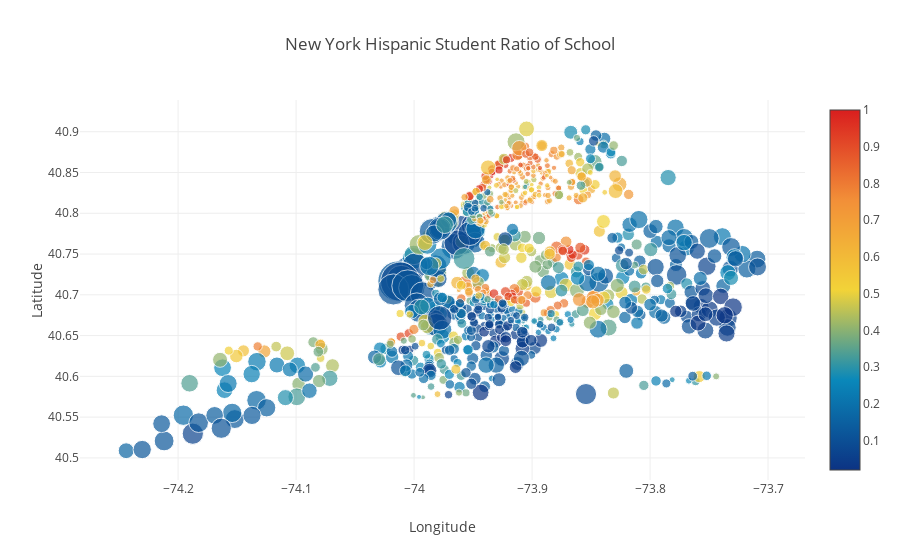

Notebook source saved alongside this figure:
### Code cell
data_his = [
    {
        'x': df['Longitude'],
        'y': df['Latitude'],
        'text': df['School Name'],
        'mode': 'markers',
        'marker': {
            'color': df['Percent Hispanic'],
            'size': df['School Income Estimate']/4500,
            'showscale': True,
            'colorscale': 'Portland'
        }
        
    }
]

layout = go.Layout(
    title='New York Hispanic Student Ratio of School',
    xaxis=dict(title='Longitude'),
    yaxis=dict(title='Latitude'))

fig = go.Figure(data=data_his, layout=layout)
iplot(fig, filename='scatter_hover_labels_hispanic_ratio')

### Figure 1 — Plotly figure (JSON) as saved in the notebook; plotly's stock layout.template omitted (floating-point values rounded to 4 significant figures; data arrays with more than 128 entries replaced by an {"elided": "..."} marker saying what was removed)
{"data": [{"marker": {"color": {"elided": "1272 float values"}, "colorscale": "Portland", "showscale": true, "size": {"elided": "1272 float values"}}, "mode": "markers", "text": {"elided": "1272 str values"}, "type": "scatter", "uid": "9c546ae4-95b8-11e8-bcef-ba30cb1f1e85", "x": {"elided": "1272 float values"}, "y": {"elided": "1272 float values"}}], "layout": {"title": "New York Hispanic Student Ratio of School", "xaxis": {"title": "Longitude"}, "yaxis": {"title": "Latitude"}}}
